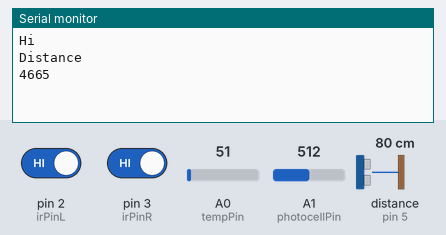
Simulated run of this sketch. Board: Arduino Uno, built with avr-gcc and run on an emulated ATmega328P. On the bench: the last lines printed to the serial monitor. Wiring (inferred from the names in the program): ultrasonic range finder: trigger pin 4; echo pin 5. Inputs (shaded band) come from the test bench; at power-on: distance to the obstacle (sensor on pin 5) 80 cm, pin 2 (irPinL) HIGH, pin 3 (irPinR) HIGH, A0 (tempPin) = 51, A1 (photocellPin) = 512. The echo pulse lasts 58.3 µs per cm.

Above: at 1.2 s.
1.3 s: distance to the obstacle (sensor on pin 5) set to 2 cm
At 2.6 s:
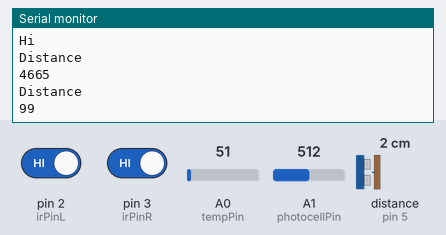
2.8 s: distance to the obstacle (sensor on pin 5) set to 4 cm
At 3.8 s:
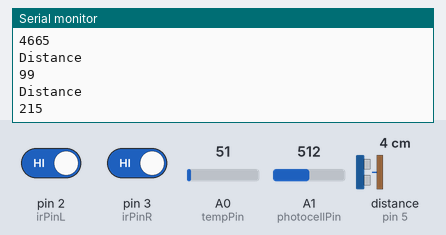
Timing chart, 0 to 5.8 s (numbered marks = the images above; inputs shaded):
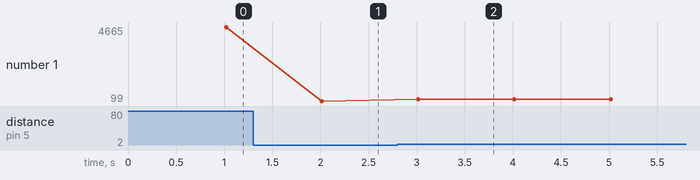

Measured:
- after the input at 1.3 s, the serial monitor: prints a new line after 0.72 s (image 1)
- after the input at 2.8 s, the serial monitor: prints a new line after 0.22 s (image 2)
- plotted number 1: 4665 → 99 after the input at 1.3 s, 99 → 215 after the input at 2.8 s

The sketch:

uno.ino
```cpp
#include "bluetooth.h"
#include "distance.h"
#include "ir.h"
#include "photocell.h"
#include "temperature.h"
#include "time.h"

void setup()
{
    Serial.begin(9600);
    BruhSerial.begin(9600);
    Serial.setTimeout(10);

    Serial.println("Hi");

    setupBluetooth();
    setupDistance();
    setupIR();
    setupPhotocell();
    setupTemperature();
    setupTime();
}

void loop()
{
    // if (BruhSerial.available()) {
    //     Serial.println("bruh");
    //     Serial.println(BruhSerial.read());
    // }
    loopTime();
    loopIR();
    loopDistance();
    loopPhotocell();
    loopTemperature();
    loopBluetooth();
    BruhSerial.flush();
}
```

Commands.h
```cpp
#define RIGHT_MOTOR_OFFSET 2
#define LEFT_MOTOR_OFFSET 0
#define PRIORITY_OFFSET 4

enum class Motor {
    Stop = 0b00,
    Slow = 0b01,
    Fast = 0b10,
    Reverse = 0b11
};

enum class Robot {
    Stop,
    Reverse,
    ReverseRight,
    ReverseLeft,
    Forward_Slow,
    Forward_Fast,
    HardRight_Slow,
    HardRight_Fast,
    WideRight,
    HardLeft_Slow,
    HardLeft_Fast,
    WideLeft,
};

enum class Priority {
    HumanControl = 0,
    Temperature = 1,
    ProximitySensors = 2,
    Photocell = 3
};

uint8_t Command(Priority cp, Motor leftMotor, Motor rightMotor) {
    return ((char)cp << PRIORITY_OFFSET) | ((char)leftMotor << LEFT_MOTOR_OFFSET) | ((char)rightMotor << RIGHT_MOTOR_OFFSET);
}

uint8_t Command(Priority cp, Robot rb) {
    switch (rb)
    {
        case Robot::Stop:
            return Command(
                cp,
                Motor::Stop,
                Motor::Stop
            );
            break;
        case Robot::Reverse:
            return Command(
                cp,
                Motor::Reverse,
                Motor::Reverse
            );
            break;
        case Robot::ReverseRight:
            return Command(
                cp,
                Motor::Reverse,
                Motor::Stop
            );
            break;
        case Robot::ReverseLeft:
            return Command(
                cp,
                Motor::Stop,
                Motor::Reverse
            );
            break;
        case Robot::Forward_Slow:
            return Command(
                cp,
                Motor::Slow,
                Motor::Slow
            );
            break;
        case Robot::Forward_Fast:
            return Command(
                cp,
                Motor::Fast,
                Motor::Fast
            );
            break;
        case Robot::HardRight_Slow:
            return Command(
                cp,
                Motor::Slow,
                Motor::Stop
            );
            break;
        case Robot::HardRight_Fast:
            return Command(
                cp,
                Motor::Fast,
                Motor::Stop
            );
            break;
        case Robot::WideRight:
            return Command(
                cp,
                Motor::Fast,
                Motor::Slow
            );
            break;
        case Robot::HardLeft_Slow:
            return Command(
                cp,
                Motor::Stop,
                Motor::Slow
            );
            break;
        case Robot::HardLeft_Fast:
            return Command(
                cp,
                Motor::Stop,
                Motor::Fast
            );
            break;
        case Robot::WideLeft:
            return Command(
                cp,
                Motor::Slow,
                Motor::Fast
            );
            break;
    }
}
```

Common.h
```cpp
#pragma once

#include "Commands.h"
#include <SoftwareSerial.h>

SoftwareSerial BruhSerial(8, 9);

#define GuardTime(lastRead, ms) if (Time - lastRead < ms) return; lastRead = Time;
#define GuardTenthSecond(lastRead) GuardTime(lastRead, 100)
#define GuardHalfSecond(lastRead) GuardTime(lastRead, 500)
#define GuardSecond(lastRead) GuardTime(lastRead, 1000)

// analog pins
#define tempPin 0
#define photocellPin 1

// digital pins
#define irPinL 2
#define irPinR 3
#define trigPin 4
#define echoPin 5

enum class Sensor {
    Distance,
    IR,
    Photocell,
    Temperature
};

byte Filter(byte b) {
    b &= 255;
    return b == 255 ? 254 : b;
}

// bluetooth.h
/* nothing */

// distance.h
unsigned long RawDistance;
float Distance;

// follow.h
unsigned long numMotorCommandsSent;
uint8_t lastMotorCommand;

// ir.h
volatile boolean ObstacleL = 0, ObstacleR = 0;

// matrix.h
/* nothing */

// photocell.h
int Brightness;

// temperature.h
int Temperature;
inline float TempInCelsius() { return (Temperature * 5.0f / 1024.f - 0.5f) * 100; }

// time.h
unsigned long Time;

// uart.h
/* nothing */
```

bluetooth.h
```cpp
#pragma once
#define BLUETOOTH_SEND_FREQ 10000

#include <SoftwareSerial.h>
#include "Common.h"

unsigned long lastSentBluetooth;
unsigned long numMessagesSent;

// bluetooth pins
// SoftwareSerial BTSerial(btRx, btTx);

void setupBluetooth() {
    // BTSerial.begin(9600);
    // BTSerial.setTimeout(10);
}

void loopBluetooth() {
    /*
    // uncomment this when implementing controller mode
    if (BTSerial.available()) {
        Serial.write(BTSerial.read());
    }
    */

    GuardTime(lastSentBluetooth, BLUETOOTH_SEND_FREQ)

    // BTSerial.print("Report #");
    // BTSerial.print(numMessagesSent++);
    // BTSerial.print(" - Motor commands sent: ");
    // BTSerial.println(numMotorCommandsSent);
    // BTSerial.print("Distance (cm): ");
    // BTSerial.println(Distance);
    // BTSerial.print("IRs blocked: ");
    // BTSerial.println(
    //     ObstacleL && ObstacleR ? "left right" : (
    //         ObstacleL ? "left" : (ObstacleR ? "right" : "none")
    //     )
    // );
    // BTSerial.print("Light level: ");
    // BTSerial.println(Brightness);
    // BTSerial.print("Temperature (C): ");
    // BTSerial.println(Temperature);
}
```

distance.h
```cpp
#pragma once
#include "Common.h"

unsigned long lastDistanceRead = 0;

void setupDistance() {
    pinMode(trigPin, OUTPUT);
    pinMode(echoPin, INPUT);
}

void loopDistance() {
    //GuardSecond(lastDistanceRead)
    GuardSecond(lastDistanceRead)

    float duration;

    // turn off prepare to send a signal to trigger pin
    digitalWrite(trigPin, LOW);
    delayMicroseconds(2);

    // send high signal to trigger sensor
    digitalWrite(trigPin, HIGH);
    delayMicroseconds(10);

    // turn off
    digitalWrite(trigPin, LOW);

    // read the echo pin to get echo time in us
    RawDistance = pulseIn(echoPin, HIGH);
    duration = RawDistance / 2.f;  // divide by 2 bc the original number is a round trip

    float temp = TempInCelsius();

    // https://www.teachmemicro.com/ultrasonic-sensor-temperature-compensation/
    float soundSpeed = 331.3f + 0.606f * temp;
    soundSpeed /= 10000.f;  // website says this converts to centimeters per millisecond

    Distance = duration * soundSpeed;
    Serial.println("Distance");
    Serial.println(RawDistance);
    BruhSerial.write((byte) Sensor::Distance);
    // BruhSerial.write((byte*) &RawDistance, sizeof(RawDistance));
    byte buf[4] = {
        Filter(RawDistance),
        Filter(RawDistance >> 8),
        Filter(RawDistance >> 16),
        Filter(RawDistance >> 24)
    };
    BruhSerial.write(buf, 4);
    BruhSerial.write((byte) 255);

    //distance = (duration / 2.0) / 29.1;  // convert to cm without factoring temperature in
}
```

ir.h
```cpp
#pragma once
#include "Common.h"

unsigned long lastIRRead;

/*
// IR JSR
void irL() {
    //noInterrupts();
    ObstacleL = !ObstacleL;
    // bool current = ObstacleL;
    //interrupts();
}

void irR() {
    //noInterrupts();
    ObstacleR = !ObstacleR;
    // bool current = ObstacleR;
    //interrupts();
}
*/

void setupIR() {
    ObstacleL = !digitalRead(irPinL);
    ObstacleR = !digitalRead(irPinR);

    // this proved unreliable :(
    /*
    attachInterrupt(digitalPinToInterrupt(irPinL), irL, CHANGE);
    attachInterrupt(digitalPinToInterrupt(irPinR), irR, CHANGE);
    */
}

void loopIR() {
    GuardTenthSecond(lastIRRead)

    ObstacleL = !digitalRead(irPinL);
    ObstacleR = !digitalRead(irPinR);
    BruhSerial.write((uint8_t) Sensor::IR);
    BruhSerial.write(ObstacleL);
    BruhSerial.write(ObstacleR);
    BruhSerial.write((byte) 255);
}
```

photocell.h
```cpp
#pragma once
#include "Common.h"

unsigned long lastPhotocellRead;

void setupPhotocell() {}

void loopPhotocell() {
    GuardHalfSecond(lastPhotocellRead)

    Brightness = analogRead(photocellPin);
    BruhSerial.write((byte) Sensor::Photocell);
    // BruhSerial.write((byte*) &Brightness, sizeof(Brightness));
    byte buf[2] = {
        Filter(Brightness),
        Filter(Brightness >> 8)
    };
    BruhSerial.write(buf, 2);
    BruhSerial.write((byte) 255);
}
```

temperature.h
```cpp
#pragma once

#include "Common.h"

unsigned long lastTempRead = 0;

void setupTemperature() {}

void loopTemperature() {
    GuardSecond(lastTempRead)

    Temperature = analogRead(tempPin);
    BruhSerial.write((byte) Sensor::Temperature);
    // BruhSerial.write((byte*) &Temperature, sizeof(Temperature));
    byte buf[2] = {
        Filter(Temperature),
        Filter(Temperature >> 8)
    };
    BruhSerial.write(buf, 2);
    BruhSerial.write((byte) 255);
}
```

time.h
```cpp
#pragma once
#include "Common.h"

void setupTime() {

}

//inline void loopTime() __attribute__((always_inline));
void loopTime() {
    Time = millis();
}
```
